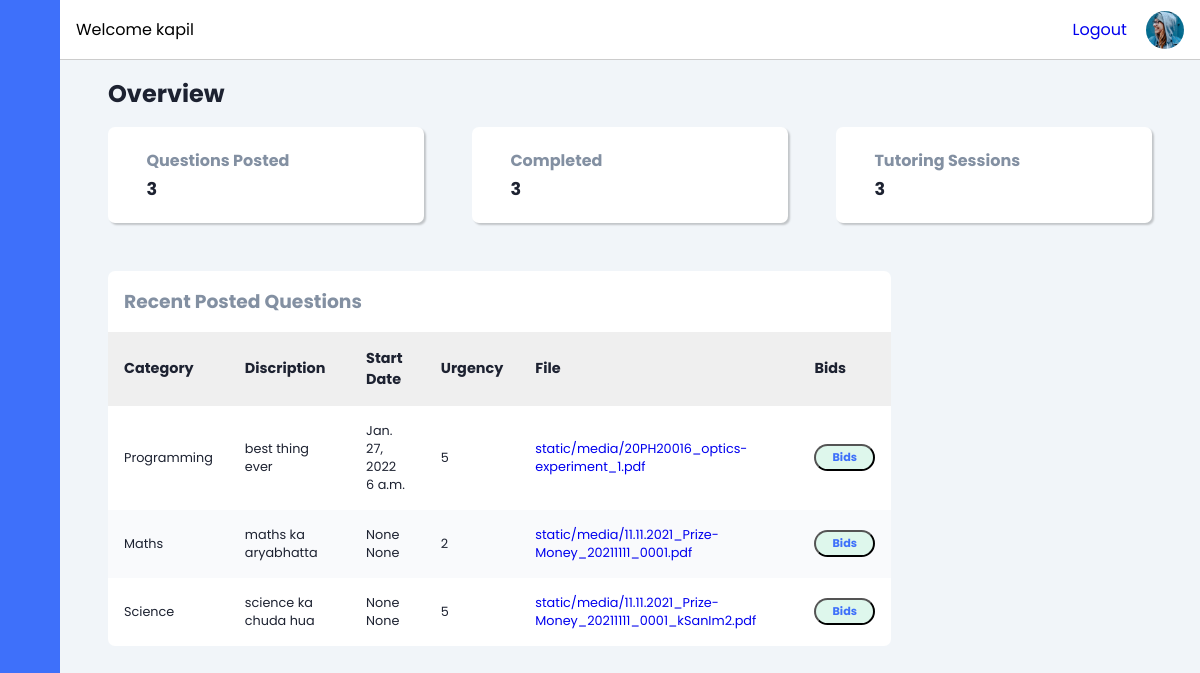
The page /student/dashboard (signed in) on the database as committed earlier.
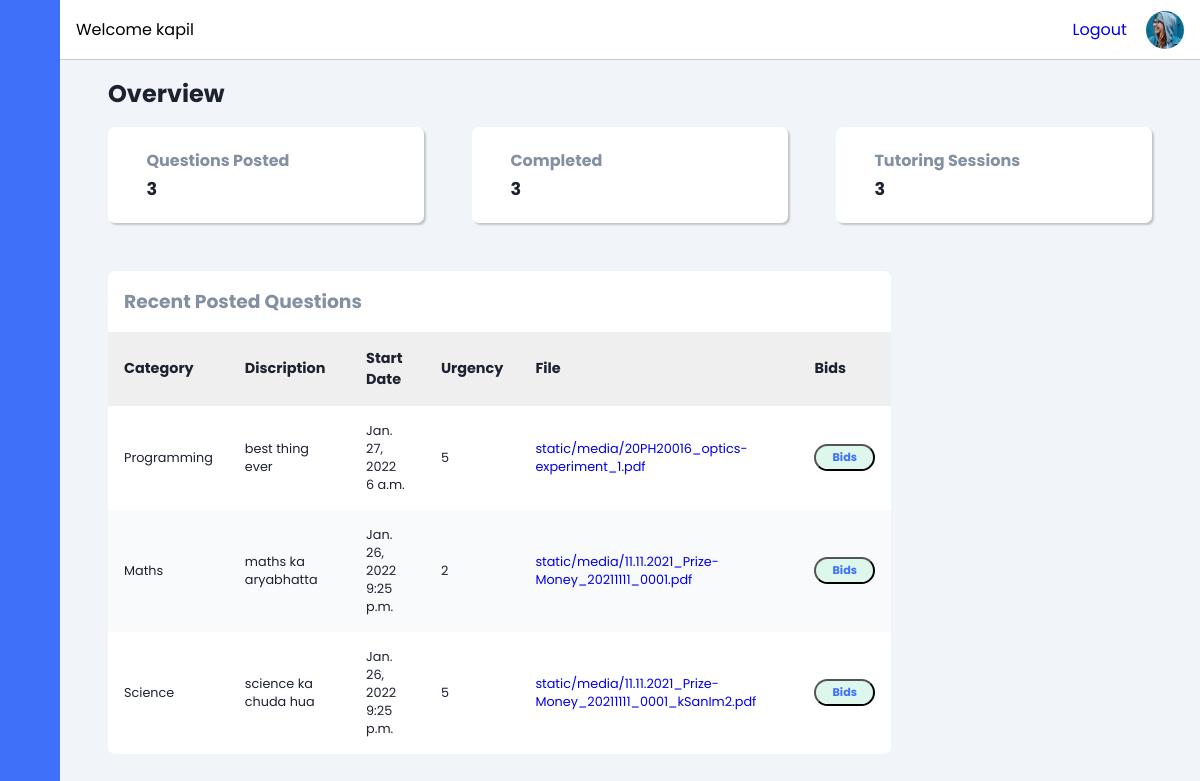
The same page on the database as committed later.
### student/models.py (models this page shows, shortened)
class Question(models.Model):
    id = models.AutoField(primary_key=True)
    student = models.ForeignKey(Student, on_delete=models.CASCADE, null=True, blank=True)
    randomly_generated_id = models.UUIDField(unique=True, default=uuid.uuid4, editable=False)
    category = models.CharField(max_length=30, choices=categotry ,default='others')
    urgency= models.CharField(max_length=250, null=True)
    description=models.CharField(max_length=250, null=True)
    upload = models.FileField(upload_to ='static/media/', null=True)
    date = models.DateField(null=True)
    time = models.TimeField(null=True)

### Learning/views.py (the view)
# urls.py: path('student/dashboard', views.stu_dashboard,name="stu_dashboard"),
def stu_dashboard(request):
    user = User.objects.get(username = request.user)
    stu = Student.objects.get(username=user)
    question = Question.objects.filter(student=stu)
    context = {
        'name': request.user,
        'question' : question,
    }
    return render(request, "student/index.html", context)

### templates/student/index.html (shortened to what this page needs)
<!DOCTYPE html>
{% load static %}
<html lang="en">
<head>
    <link rel="stylesheet" href="https://cdn.jsdelivr.net/gh/lykmapipo/themify-icons@0.1.2/css/themify-icons.css">
    <link rel="stylesheet" href="{% static 'css/style.css' %}">
</head>
<body>
    <div class="sidebar">
        <div class="sidebar-header">
        </div>
        <div class="sidebar-menu">
            <ul>
            </ul>
        </div>
    </div>
    <div class="main-content">
        <header>
            <div class="search-wrapper">
                <span>Welcome {{name}}</span>
            </div>
            <div class="social-icons">
                <span ><a href="{% url 'logout' %}">Logout</a></span>
                <div></div>
            </div>
        </header>
        <main>
            <h2 class="dash-title">Overview</h2>
            <div class="dash-cards">
                <div class="card-single">
                    <div class="card-body">
                        <div>
                            <h5>Questions Posted</h5>
                            <h4>{{question|length}}</h4>
                        </div>
                    </div>
                </div>
                <div class="card-single">
                    <div class="card-body">
                        <div>
                            <h5>Completed</h5>
                            <h4>3</h4>
                        </div>
                    </div>
                </div>
                <div class="card-single">
                    <div class="card-body">
                        <div>
                            <h5>Tutoring Sessions</h5>
                            <h4>3</h4>
                        </div>
                    </div>
                </div>
            </div>
            <section class="recent">
                <div class="activity-grid">
                    <div class="activity-card">
                        <h3>Recent Posted Questions</h3>
                        <div class="table-responsive">
                            <table>
                                <thead>
                                    <tr>
                                        <th>Category</th>
                                        <th>Discription</th>
                                        <th>Start Date</th>
                                        <th>Urgency</th>
                                        <th>File</th>
                                        <th>Bids</th>
                                    </tr>
                                </thead>
                                <tbody>
                                    {% for q in question %}
                                    <tr>
                                        <td>{{q.category}}</td>
                                        <td>{{q.description}}</td>
                                        <td>{{q.date}}<br>{{q.time}}</td>
                                        <td>{{q.urgency}}</td>
                                        <td><a type="download" href="{{q.upload}}">{{q.upload}}</a></td>
                                        <td>
                                            <a href="/student/{{q.id}}"><button id="{{q.id}}" class="badge success">Bids</button></a>
                                        </td>
                                    </tr>
                                    {% endfor %}
                                </tbody>
                            </table>
                        </div>
                    </div>
                    </div>
                </div>
</body>
</html>

### static/css/style.css (style rules this page uses)
:root { --main-color: #3e70fa; --color-dark: #1D2231; --text-grey: #8390A2; }
* { font-family: 'Poppins', sans-serif; margin: 0; padding: 0; text-decoration: none; list-style-type: none; box-sizing: border-box; }
.sidebar { height: 100%; width: 240px; position: fixed; left: 0; top: 0; z-index: 100; background: var(--main-color); color: #fff; overflow-y: auto; transition: width 500ms; }
.sidebar-header { display: flex; justify-content: space-between; align-items: center; height: 60px; padding: 0rem 1rem; }
.sidebar-menu { padding: 1rem; }
.main-content { position: relative; margin-left: 240px; transition: margin-left 500ms; }
header { position: fixed; left: 240px; top: 0; z-index: 100; width: calc(100% - 240px); background: #fff; height: 60px; padding: 0rem 1rem; display: flex; align-items: center; justify-content: space-between; border-bottom: 1px solid #ccc; transition: left 500ms; }
.search-wrapper { display: flex; align-items: center; }
.social-icons { display: flex; align-items: center; }
.social-icons span, .social-icons div { margin-left: 1.2rem; }
.social-icons div { height: 38px; width: 38px; background-size: cover; background-repeat: no-repeat; background-image: url(img/1.jpg); border-radius: 50%; }
main { margin-top: 60px; background: #f1f5f9; min-height: 90vh; padding: 1rem 3rem; }
.dash-title { color: var(--color-dark); margin-bottom: 1rem; }
.dash-cards { display: grid; grid-template-columns: repeat(3, 1fr); grid-column-gap: 3rem; }
.card-single { background: #fff; border-radius: 7px; box-shadow: 2px 2px 2px rgba(0,0,0,0.2); }
.card-body { padding: 1.3rem 1rem; display: flex; align-items: center; }
.card-body h5 { color: var(--text-grey); font-size: 1rem; }
.card-body h4 { color: var(--color-dark); font-size: 1.1rem; margin-top: .2rem; }
.recent { margin-top: 3rem; margin-bottom: 3rem; }
.activity-grid { display: grid; grid-template-columns: 75% 25%; grid-column-gap: 1.5rem; }
.activity-card, .summary-card, .bday-card { background: #fff; border-radius: 7px; }
.activity-card h3 { color: var(--text-grey); margin: 1rem; }
.activity-card table { width: 100%; border-collapse: collapse; }
.activity-card thead { background: #efefef; text-align: left; }
th, td { font-size: .9rem; padding: 1rem 1rem; color: var(--color-dark); }
td { font-size: .8rem; }
tbody tr:nth-child(even) { background: #f9fafc; }
.badge { padding: .2rem 1rem; border-radius: 20px; font-weight: 700; font-size: .7rem; }
.badge.success { background: #DEF7EC; color: var(--main-color); }
.table-responsive { overflow-x: auto; }
@media only screen and (max-width: 1200px) { .sidebar { width: 60px; z-index: 150; } }
@media only screen and (max-width: 1200px) { .sidebar .sidebar-header, .sidebar li { display: flex; justify-content: center; } }
@media only screen and (max-width: 1200px) { .main-content { margin-left: 60px; } }
@media only screen and (max-width: 1200px) { .main-content header { left: 60px; width: calc(100% - 60px); } }

Rows that differ between the two databases and show on the page:
changed Question "Maths": date "None" → "Jan. 26, 2022"; time "None" → "9:25 p.m."
changed Question "Science": date "None" → "Jan. 26, 2022"; time "None" → "9:25 p.m."
